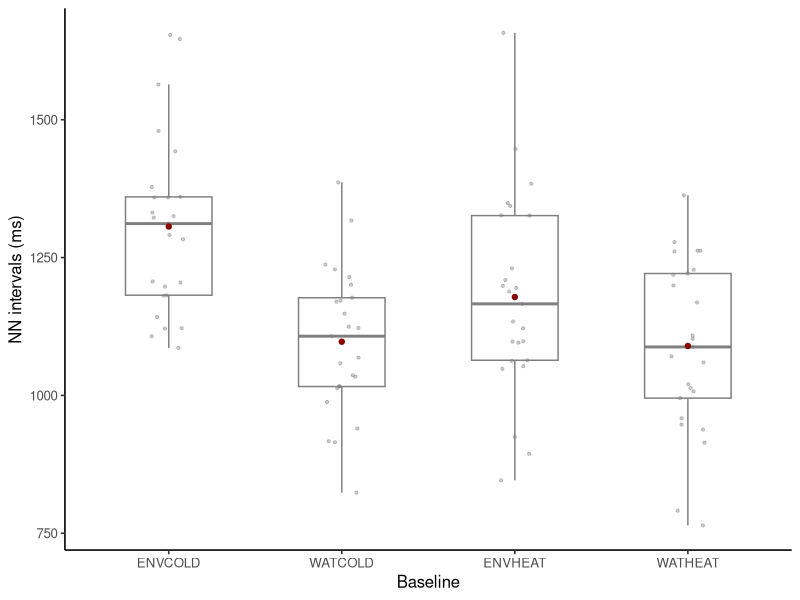
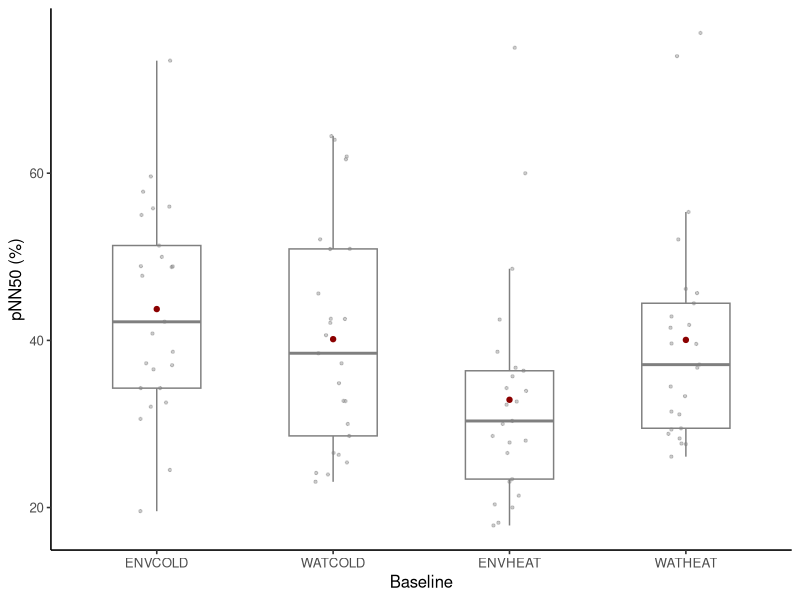

Reproduce these figures in R, in order. (Note: this script raises an error after producing the figures.)

###############################################################################
# Cardiac parameters analysis (Comparison before and after water immersion)
# Author: Edgar Alejandro Pardo-Sarmiento
###############################################################################

library(tidyverse)
library(readxl)
library(rstatix)
library(ggpubr)

#Results: HR & HRV baseline
HRV_metrics_total <- readxl::read_xlsx("S1_File_Supplementary_data_Pardo_Sarmiento.xlsx", 
  sheet = "HRV_metrics_total"
)
HRV_metrics_total <- HRV_metrics_total %>%
  mutate(across(
    c(Temperature, MeanHR, SDNN, RMSSD, pNN50, NNi, CV),
    as.numeric
  ))


HRV_metrics_baseline <- HRV_metrics_total %>%
  dplyr::filter(
    Treatment %in% c("ENVCOLD", "WATCOLD", "ENVHEAT", "WATHEAT")
  ) %>%
  dplyr::mutate(
    Treatment = factor(
      Treatment,
      levels = c("ENVCOLD", "WATCOLD", "ENVHEAT", "WATHEAT")
    )
  )


HRV_metrics_baseline_cold <- HRV_metrics_total %>%
  dplyr::filter(Treatment %in% c("ENVCOLD", "WATCOLD")) %>%
  dplyr::mutate(
    Treatment = factor(
      Treatment,
      levels = c("ENVCOLD", "WATCOLD")
    )
  )

HRV_metrics_baseline_heat <- HRV_metrics_total %>%
  dplyr::filter(Treatment %in% c("ENVHEAT", "WATHEAT")) %>%
  dplyr::mutate(
    Treatment = factor(
      Treatment,
      levels = c("ENVHEAT", "WATHEAT")
    )
  )

n <- HRV_metrics_baseline %>% group_by(Treatment) %>% shapiro_test(MeanHR)
n
levene_test(HRV_metrics_baseline_heat, MeanHR ~ Treatment)
t_test(HRV_metrics_baseline_heat, MeanHR ~ Treatment)
levene_test(HRV_metrics_baseline_cold, MeanHR ~ Treatment)
t_test(HRV_metrics_baseline_cold, MeanHR ~ Treatment)

mean_baseline <- HRV_metrics_baseline %>%
  group_by(Treatment) %>%
  summarise(mean_HR = mean(MeanHR), sd_HR = sd(MeanHR))
mean_baseline

shapiro_test(HRV_metrics_baseline_heat$CV)
n <- HRV_metrics_baseline %>% group_by(Treatment) %>% shapiro_test(CV)
n 

levene_test(HRV_metrics_baseline_cold, CV ~ Treatment)
t_test(HRV_metrics_baseline_cold, CV ~ Treatment)

levene_test(HRV_metrics_baseline_heat, CV ~ Treatment)
wilcox_test(HRV_metrics_baseline_heat, CV ~ Treatment) #CV no normal para esta comparación


mean_baseline <- HRV_metrics_baseline %>%
  group_by(Treatment) %>% dplyr::filter(Treatment %in% c("ENVCOLD","WATCOLD"))%>% 
  summarise(Median_CV = mean(CV), sd_CV = sd(CV))
mean_baseline

median_baseline <- HRV_metrics_baseline %>%
  group_by(Treatment) %>% dplyr::filter(Treatment %in% c("ENVHEAT","WATHEAT"))%>% 
  summarise(Median_CV = median(CV), IQR_CV = IQR(CV))
median_baseline

HR_1 <- ggplot(
  data = HRV_metrics_baseline,
  aes(x = Treatment, y = MeanHR, color = Block)
) +
  geom_boxplot(width = 0.5, outlier.shape = NA, alpha = 0.8, size = 0.5) +
  geom_jitter(width = 0.1, size = 0.8, alpha = 0.4) +
  scale_color_manual(
    values = c(
      "Cold" = "black",
      "Heat" = "black"
    )
  ) +
  stat_summary(
    fun = mean,
    geom = "point",
    shape = 21,
    fill = "darkred",
    color = "darkred",
    size = 1.5,
    position = position_dodge(width = 0.4)
  ) +
  labs(x = "Baseline", y = "Heart rate (BPM)") +
  theme_classic2() +
  theme(legend.position = "Top")

CV_1 <- ggplot(
  data = HRV_metrics_baseline,
  aes(x = Treatment, y = CV, color = Block)
) +
  geom_boxplot(width = 0.5, outlier.shape = NA, alpha = 0.6, size = 0.5) +
  geom_jitter(width = 0.1, size = 0.8, alpha = 0.4) +
  scale_color_manual(
    values = c(
      "Cold" = "black",
      "Heat" = "black"
    )
  ) +
  stat_summary(
    fun = mean,
    geom = "point",
    shape = 21,
    fill = "darkred",
    color = "darkred",
    size = 1.5,
    position = position_dodge(width = 0.4)
  ) +
  labs(x = "Baseline", y = "Heart rate variability (CV%)") +
  coord_cartesian(ylim = c(0, 20)) +
  theme_classic2() +
  theme(legend.position = "Top")

#Time domain metrics

ggplot(
  data = HRV_metrics_baseline,
  aes(x = Treatment, y = NNi, color = Block)
) +
  geom_boxplot(width = 0.5, outlier.shape = NA, alpha = 0.8, size = 0.5) +
  geom_jitter(width = 0.1, size = 0.8, alpha = 0.4) +
  scale_color_manual(
    values = c(
      "Cold" = "black",
      "Heat" = "black"
    )
  ) +
  stat_summary(
    fun = mean,
    geom = "point",
    shape = 21,
    fill = "darkred",
    color = "darkred",
    size = 1.5,
    position = position_dodge(width = 0.4)
  ) +
  labs(x = "Baseline", y = "NN intervals (ms)") +
  theme_classic2() +
  theme(legend.position = "Top")


ggplot(
  data = HRV_metrics_baseline,
  aes(x = Treatment, y = pNN50, color = Block)
) +
  geom_boxplot(width = 0.5, outlier.shape = NA, alpha = 0.8, size = 0.5) +
  geom_jitter(width = 0.1, size = 0.8, alpha = 0.4) +
  scale_color_manual(
    values = c(
      "Cold" = "black",
      "Heat" = "black"
    )
  ) +
  stat_summary(
    fun = mean,
    geom = "point",
    shape = 21,
    fill = "darkred",
    color = "darkred",
    size = 1.5,
    position = position_dodge(width = 0.4)
  ) +
  labs(x = "Baseline", y = "pNN50 (%)") +
  theme_classic2() +
  theme(legend.position = "Top")


ggplot(
  data = HRV_metrics_baseline,
  aes(x = Treatment, y = pNN100, color = Block)
) +
  geom_boxplot(width = 0.5, outlier.shape = NA, alpha = 0.8, size = 0.5) +
  geom_jitter(width = 0.1, size = 0.8, alpha = 0.4) +
  scale_color_manual(
    values = c(
      "Cold" = "black",
      "Heat" = "black"
    )
  ) +
  stat_summary(
    fun = mean,
    geom = "point",
    shape = 21,
    fill = "darkred",
    color = "darkred",
    size = 1.5,
    position = position_dodge(width = 0.4)
  ) +
  labs(x = "Baseline", y = "pNN100 (%)") +
  theme_classic2() +
  theme(legend.position = "Top")


ggplot(
  data = HRV_metrics_baseline,
  aes(x = Treatment, y = RMSSD, color = Block)
) +
  geom_boxplot(width = 0.5, outlier.shape = NA, alpha = 0.8, size = 0.5) +
  geom_jitter(width = 0.1, size = 0.8, alpha = 0.4) +
  scale_color_manual(
    values = c(
      "Cold" = "black",
      "Heat" = "black"
    )
  ) +
  stat_summary(
    fun = mean,
    geom = "point",
    shape = 21,
    fill = "darkred",
    color = "darkred",
    size = 1.5,
    position = position_dodge(width = 0.4)
  ) +
  labs(x = "Baseline", y = "RMSSD (ms)") +
  coord_cartesian(ylim = c(0, 300)) +
  theme_classic2() +
  theme(legend.position = "Top")


ggplot(
  data = HRV_metrics_baseline,
  aes(x = Treatment, y = SDNN, color = Block)
) +
  geom_boxplot(width = 0.5, outlier.shape = NA, alpha = 0.8, size = 0.5) +
  geom_jitter(width = 0.1, size = 0.8, alpha = 0.4) +
  scale_color_manual(
    values = c(
      "Cold" = "black",
      "Heat" = "black"
    )
  ) +
  stat_summary(
    fun = mean,
    geom = "point",
    shape = 21,
    fill = "darkred",
    color = "darkred",
    size = 1.5,
    position = position_dodge(width = 0.4)
  ) +
  labs(x = "Baseline", y = "SDNN (ms)") +
  coord_cartesian(ylim = c(0, 300)) +
  theme_classic2() +
  theme(legend.position = "Top")


shapiro_test(HRV_metrics_baseline_heat$NNi)
n <- HRV_metrics_baseline %>% group_by(Treatment) %>% shapiro_test(NNi)
n

mean_baseline <- HRV_metrics_baseline %>%
  group_by(Treatment) %>%
  summarise(mean_NN = mean(NNi), sd_NN = sd(NNi))
mean_baseline

t_test(HRV_metrics_baseline_cold, NNi ~ Treatment)
t_test(HRV_metrics_baseline_heat, NNi ~ Treatment)


shapiro_test(HRV_metrics_baseline_heat$pNN50)
n <- HRV_metrics_baseline %>% group_by(Treatment) %>% shapiro_test(pNN50)
n


mean_baseline <- HRV_metrics_baseline %>%
  group_by(Treatment) %>% dplyr::filter(Treatment %in%  c("ENVCOLD", "WATCOLD")) %>%
  summarise(Median_pNN50 = mean(pNN50), sd_pNN50 = sd(pNN50))
mean_baseline

median_baseline <- HRV_metrics_baseline %>%
  group_by(Treatment)  %>% dplyr::filter(Treatment %in% c("ENVHEAT","WATHEAT")) %>%
  summarise(Median_pNN50 = median(pNN50), IQR_pNN50 = IQR(pNN50))
median_baseline


t_test(HRV_metrics_baseline_cold, pNN50 ~ Treatment)
wilcox_test(HRV_metrics_baseline_heat, pNN50 ~ Treatment)



shapiro_test(HRV_metrics_baseline_heat$SDNN)
n <- HRV_metrics_baseline %>% group_by(Treatment) %>% shapiro_test(SDNN)
n


mean_baseline <- HRV_metrics_baseline %>%
  group_by(Treatment) %>% dplyr::filter(Treatment %in% c("ENVCOLD", "WATCOLD"))%>%
  summarise(Mean_SDNN = mean(SDNN), sd_SDNN = sd(SDNN))
mean_baseline

median_baseline <- HRV_metrics_baseline %>%
  group_by(Treatment) %>% dplyr::filter(Treatment %in% c("ENVHEAT", "WATHEAT"))%>%
  summarise(Median_SDNN = median(SDNN), IQR_SDNN = IQR(SDNN))
median_baseline


t_test(HRV_metrics_baseline_cold, SDNN ~ Treatment)
wilcox_test(HRV_metrics_baseline_heat, SDNN ~ Treatment)


shapiro_test(HRV_metrics_baseline_heat$RMSSD)
n <- HRV_metrics_baseline %>% group_by(Treatment) %>% shapiro_test(RMSSD)
n

median_baseline <- HRV_metrics_baseline %>%
  group_by(Treatment) %>%
  summarise(Median_RMSSD = median(RMSSD), IQR_RMSSD = IQR(RMSSD))
median_baseline


wilcox_test(HRV_metrics_baseline_cold, RMSSD ~ Treatment)
wilcox_test(HRV_metrics_baseline_heat, RMSSD ~ Treatment)
